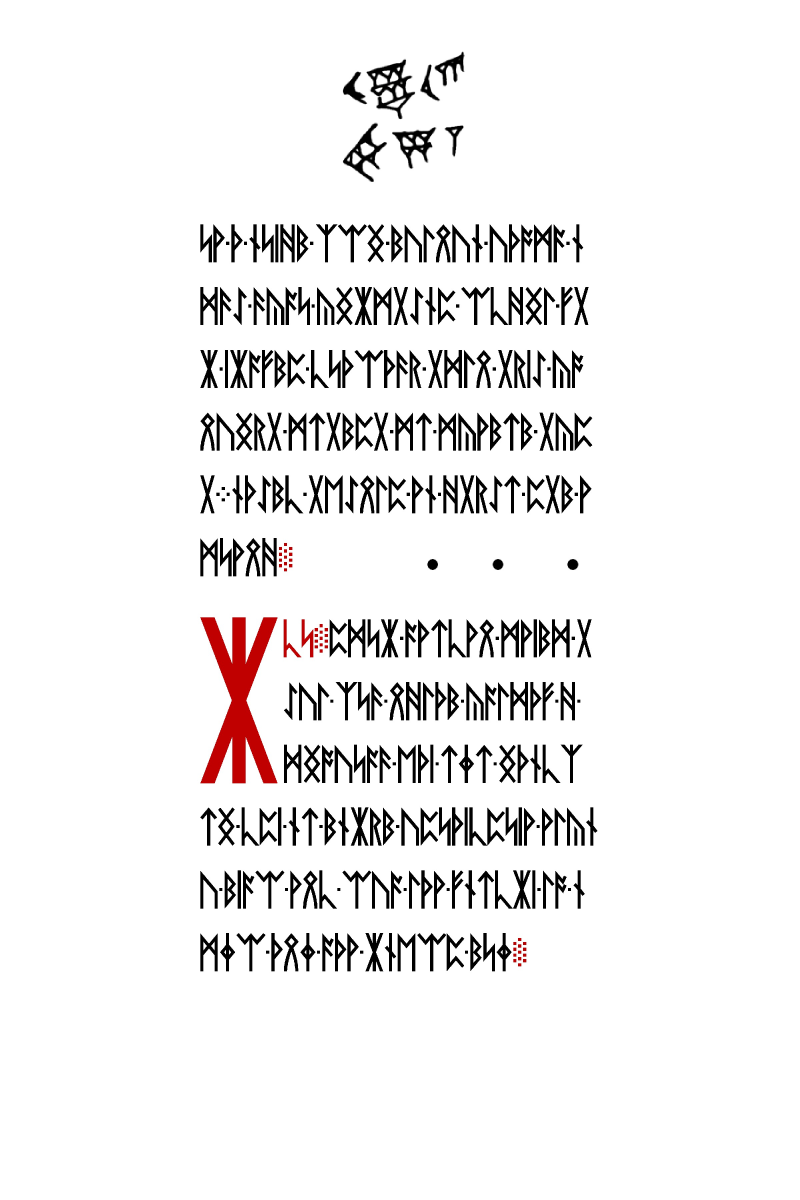
#> input picture 04/39.jpg, 2400 x 3600 px (shown at 1/3 size)
$ python lp2_masquerade_p22_ray_gate_sft.py ../04/39.jpg
#> lines starting #> are read from the running program, lines starting #| are printed output that depends on the picture; after the words box and inside, x2 and y2 are one past the last pixel; in counts of white or black regions, pixels touching at a corner belong together
"""Run: python lp2_masquerade_p22_ray_gate_sft.py path/to/39.jpg"""
import json
import sys
from fractions import Fraction
from itertools import product
from PIL import Image

EYE = ((2120, 2399), (3200, 3500))
DIGITS = {"hand": ((650, 1750), (3100, 3550)),
          "foot": ((0, 300), (3100, 3550))}


def bounds(eye, digit, target_x):
    # x is left of every possible eye; digit is left of every possible eye.
    assert eye[0][0] > max(digit[0][1], target_x[1])
    # Each variable is monotone with the others fixed (linear-fractional
    # with positive denominator), so extrema are at the box corners.
    ys = [Fraction(ey) + (dy - ey) * Fraction(ex - x, ex - dx)
          for ex, ey, dx, dy, x in product(*eye, *digit, target_x)]
    return min(ys), max(ys)


def run(path):
#> called with path = '../04/39.jpg'
    with Image.open(path) as image:
#> image is the input picture: PIL image 2400x3600 RGB; mean R, G, B 240.1, 238.8, 238.8
        assert image.size == (2400, 3600)
        top = image.convert("L").crop((0, 0, 2400, 2100))
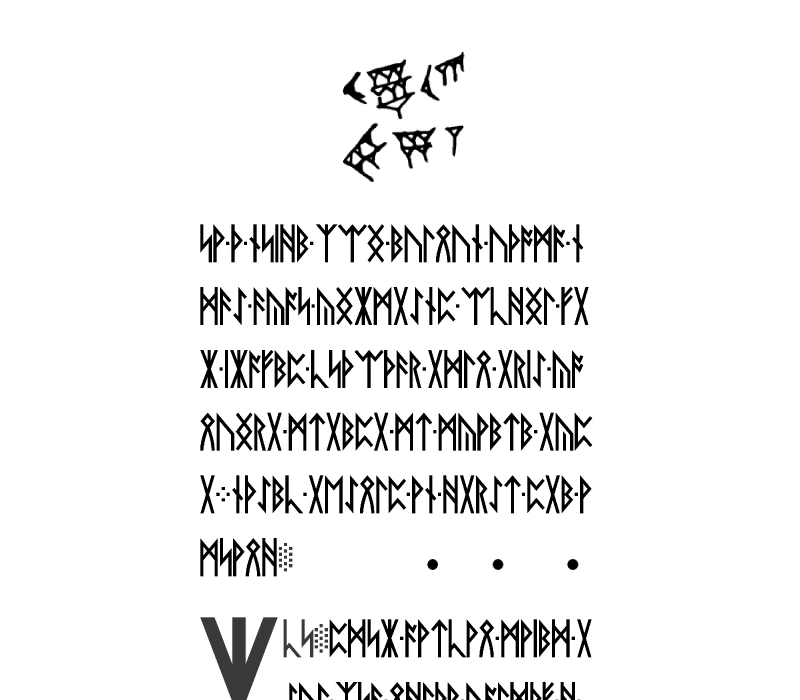
#> top: PIL image 2400x2100 L (shown at 1/3 size); min 0, max 255, mean 237.6
    mask = top.point(lambda v: 255 if v < 160 else 0)
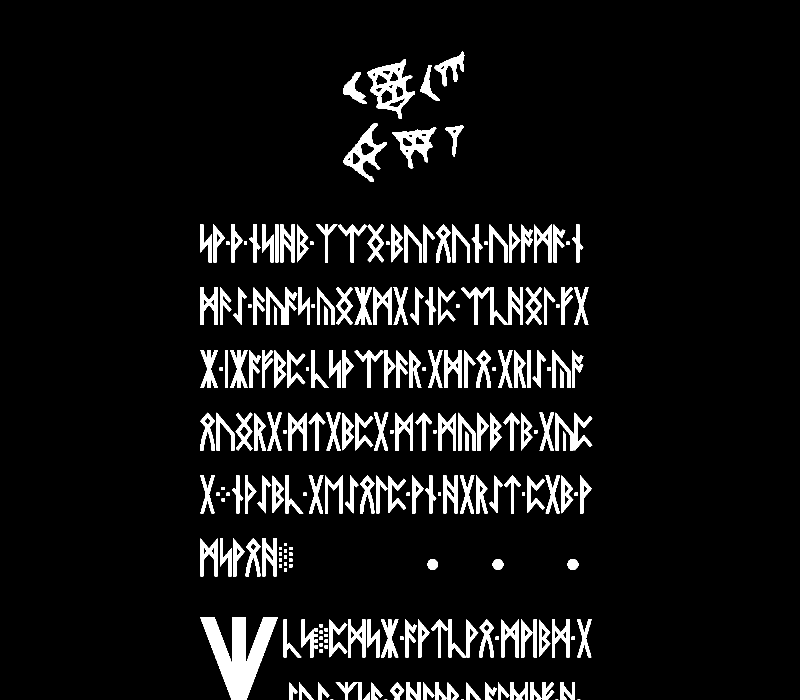
#> mask: PIL image 2400x2100 L (shown at 1/3 size); 7% white; 239 white regions (10 under 20 px), largest, box (x1, y1, x2, y2) and area: (601, 1852, 833, 2100) 26786, (1101, 179, 1245, 357) 9148, (1029, 370, 1160, 546) 6474
    x0, y0, x1, y1 = mask.getbbox()
#> x0 = 601; y0 = 155; x1 = 1777; y1 = 2100
    target = ((x0, x1 - 1), (y0, y1 - 1))
#> target = ((601, 1776), (155, 2099))
    out = {"target": target, "dark_pixels": mask.histogram()[255],
           "eye": EYE, "digits": {}}
    for name, digit in DIGITS.items():
        lo, hi = bounds(EYE, digit, target[0])
        out["digits"][name] = {"box": digit, "min_y": str(lo), "max_y": str(hi),
                               "disjoint": lo > target[1][1] or hi < target[1][0]}
#> after the loop, out = 4 items
    # A line from (10,10) through (8,8) crosses (2,2).
    assert bounds(((10, 10), (10, 10)), ((8, 8), (8, 8)), (2, 2)) == (2, 2)
#> (the run stopped early here; a loop or call above may not have finished)

$ run again, with 04/0.jpg copied over 04/39.jpg
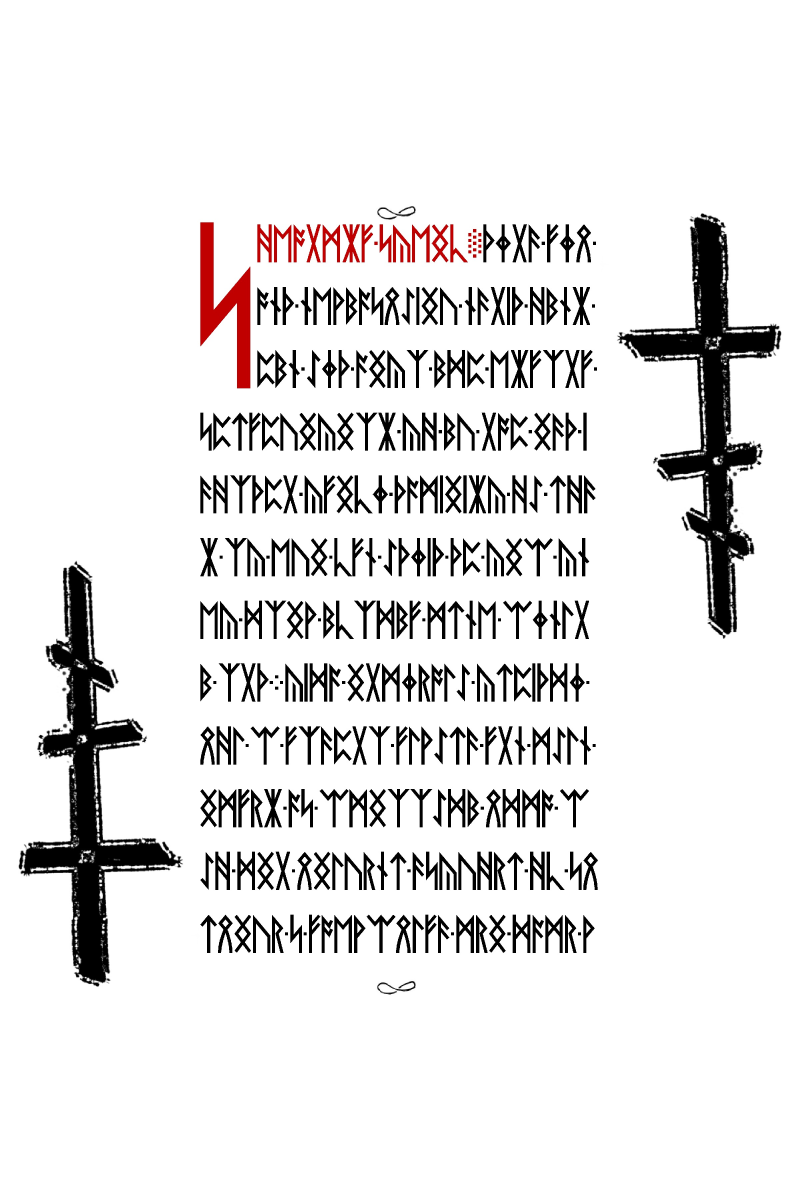
#> input picture 04/0.jpg, 2400 x 3600 px (shown at 1/3 size)
#> in run, image is the input picture: PIL image 2400x3600 RGB; mean R, G, B 230.8, 229.5, 229.5
#> in run, `top = image.convert("L").crop((0, 0, 2400, 2100))`:
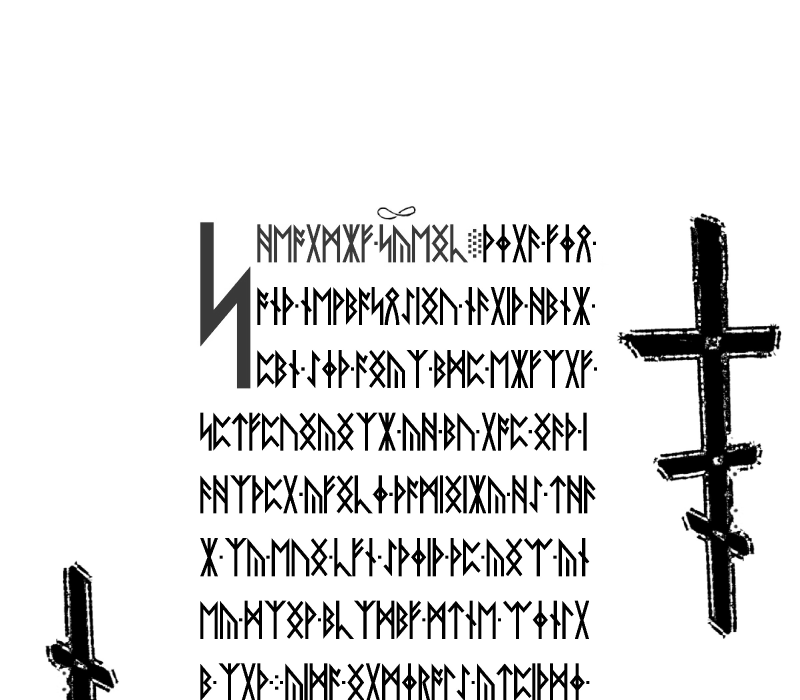
#> top: PIL image 2400x2100 L (shown at 1/3 size); min 0, max 255, mean 227.1
#> in run, `mask = top.point(lambda v: 255 if v < 160 else 0)`:
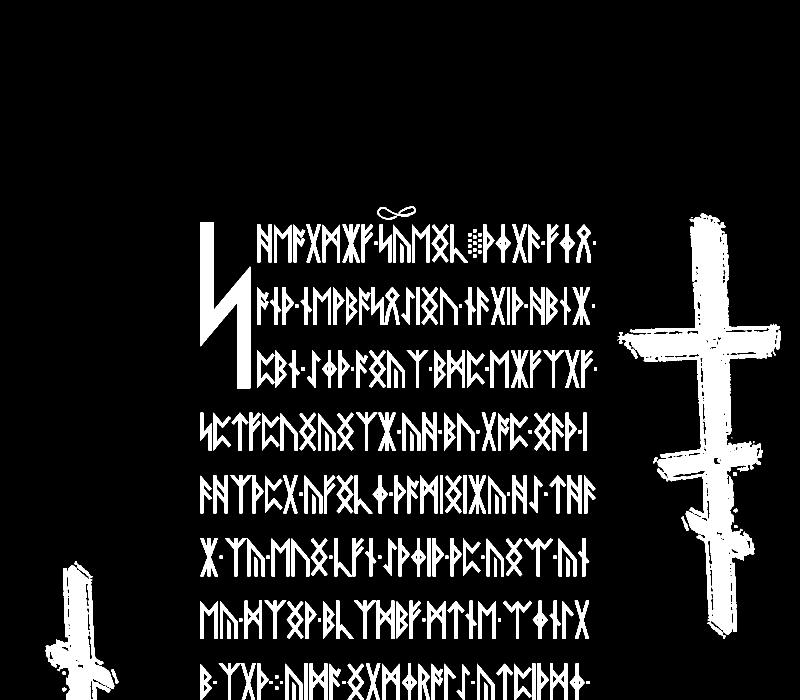
#> mask: PIL image 2400x2100 L (shown at 1/3 size); 11.3% white; 266 white regions (17 under 20 px), largest, box (x1, y1, x2, y2) and area: (1853, 640, 2343, 1916) 157130, (137, 1684, 344, 2100) 36760, (601, 667, 751, 1165) 32003
#> x0 = 137; y0 = 618; x1 = 2343; y1 = 2100
#> target = ((137, 2342), (618, 2099))
#> after the loop in run, `for name, digit in DIGITS.items():`: out = 4 items

$ run again, with 04/1.jpg copied over 04/39.jpg
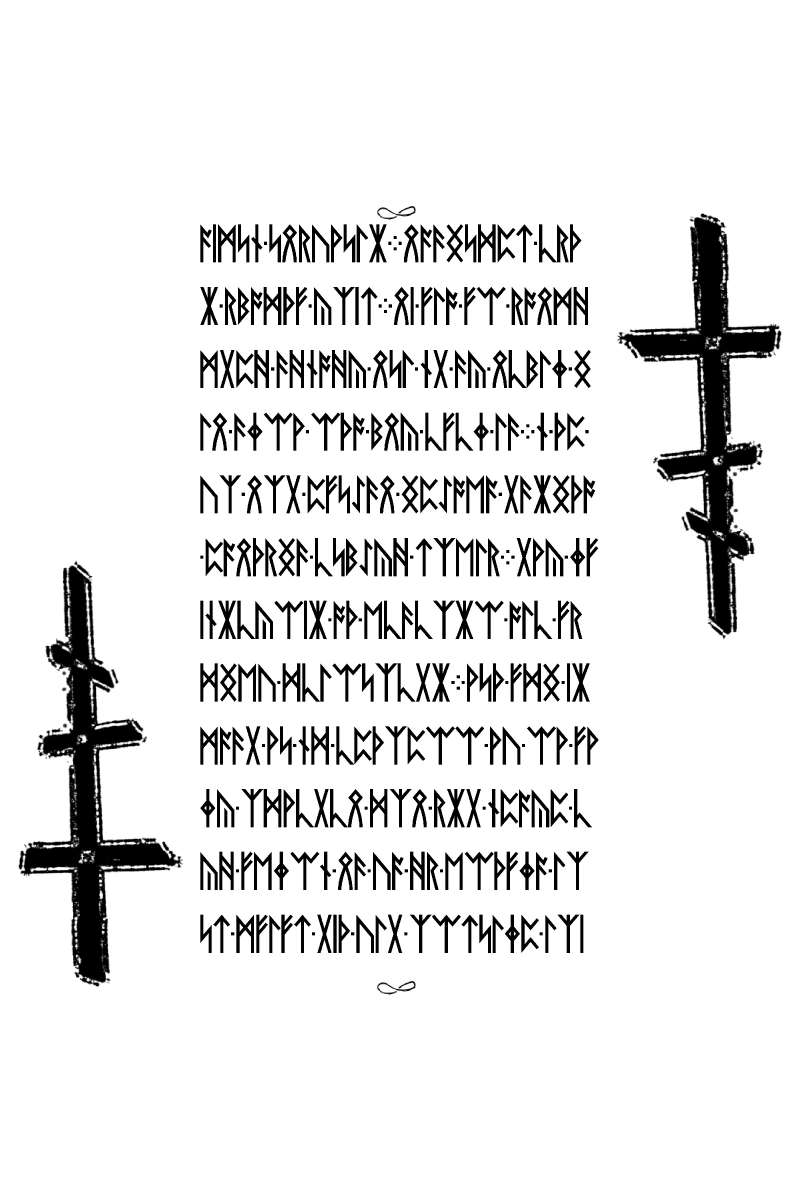
#> input picture 04/1.jpg, 2400 x 3600 px (shown at 1/3 size)
#> in run, image is the input picture: PIL image 2400x3600 RGB; min 0, max 255, mean 230.6
#> in run, `top = image.convert("L").crop((0, 0, 2400, 2100))`:
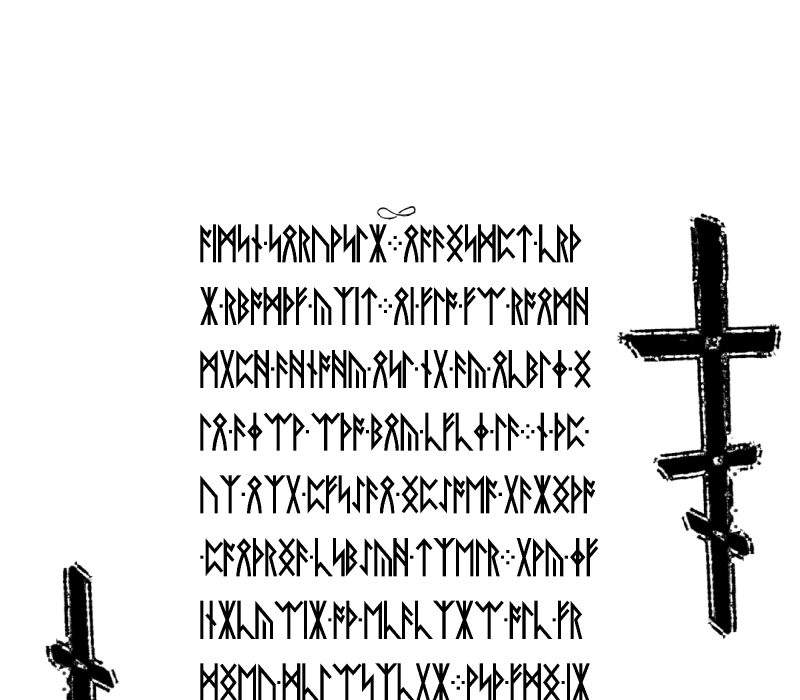
#> top: PIL image 2400x2100 L (shown at 1/3 size); min 0, max 255, mean 227.6
#> in run, `mask = top.point(lambda v: 255 if v < 160 else 0)`:
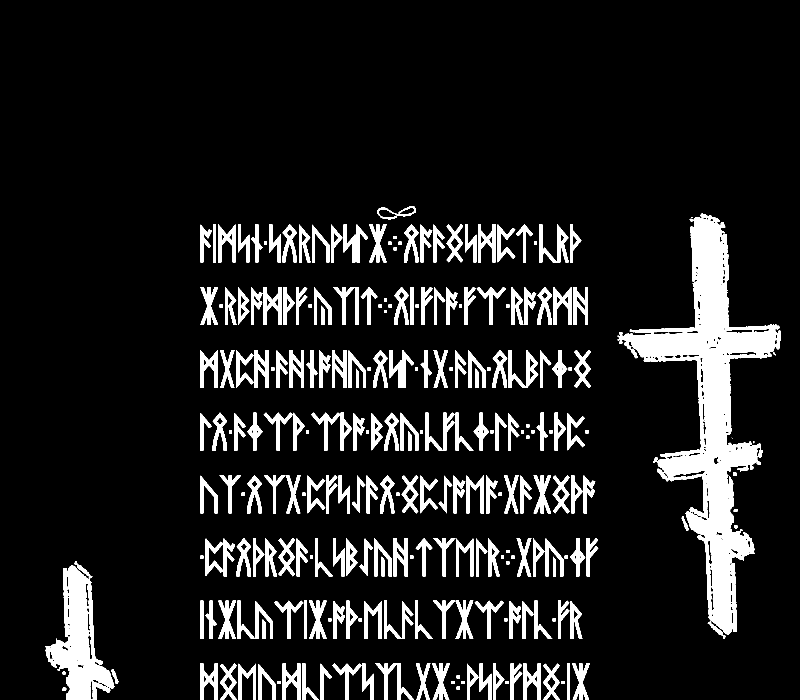
#> mask: PIL image 2400x2100 L (shown at 1/3 size); 10.9% white; 268 white regions (17 under 20 px), largest, box (x1, y1, x2, y2) and area: (1853, 640, 2343, 1916) 157376, (137, 1684, 344, 2100) 36798, (712, 1802, 819, 1917) 3842
#> x0 = 137; y0 = 618; x1 = 2343; y1 = 2100
#> target = ((137, 2342), (618, 2099))
#> after the loop in run, `for name, digit in DIGITS.items():`: out = 4 items

$ run again, with 04/10.jpg copied over 04/39.jpg
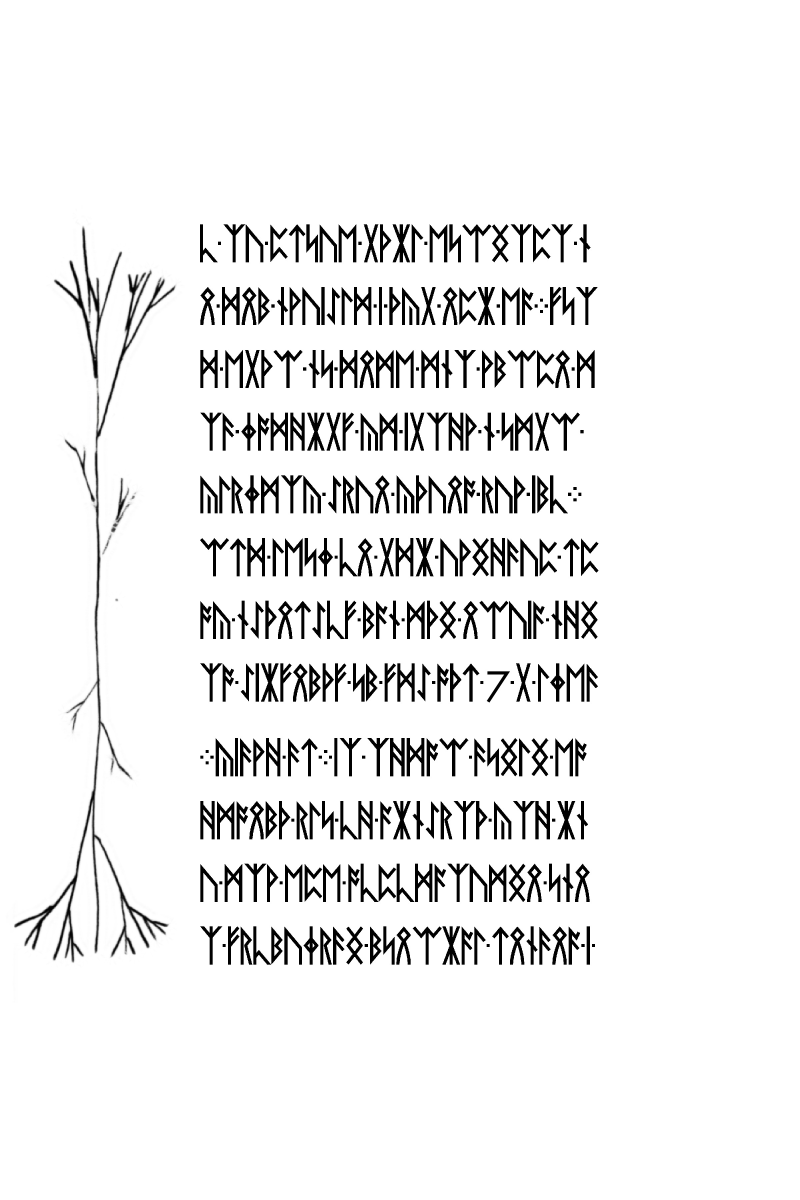
#> input picture 04/10.jpg, 2400 x 3600 px (shown at 1/3 size)
#> in run, image is the input picture: PIL image 2400x3600 RGB; mean R, G, B 238, 238, 238
#> in run, `top = image.convert("L").crop((0, 0, 2400, 2100))`:
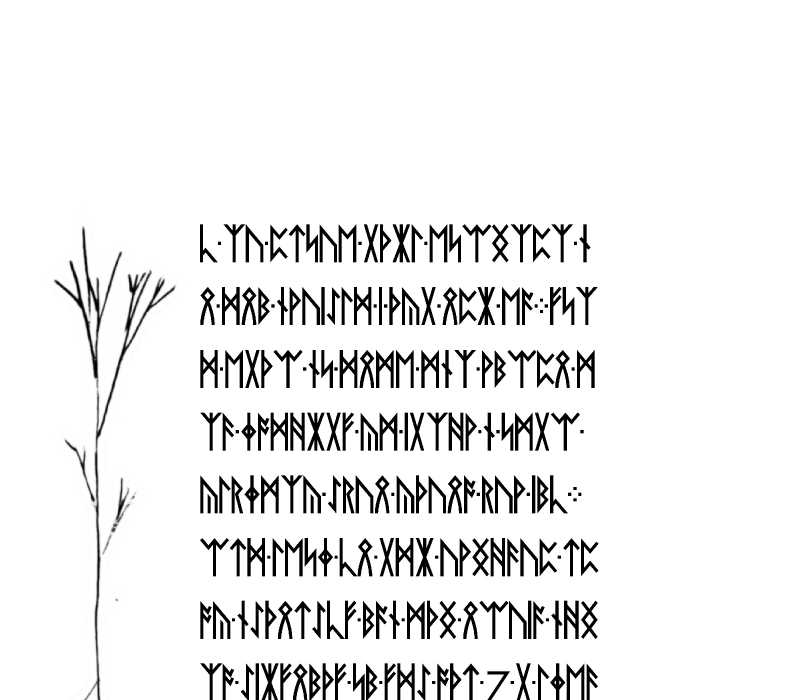
#> top: PIL image 2400x2100 L (shown at 1/3 size); min 0, max 255, mean 236
#> in run, `mask = top.point(lambda v: 255 if v < 160 else 0)`:
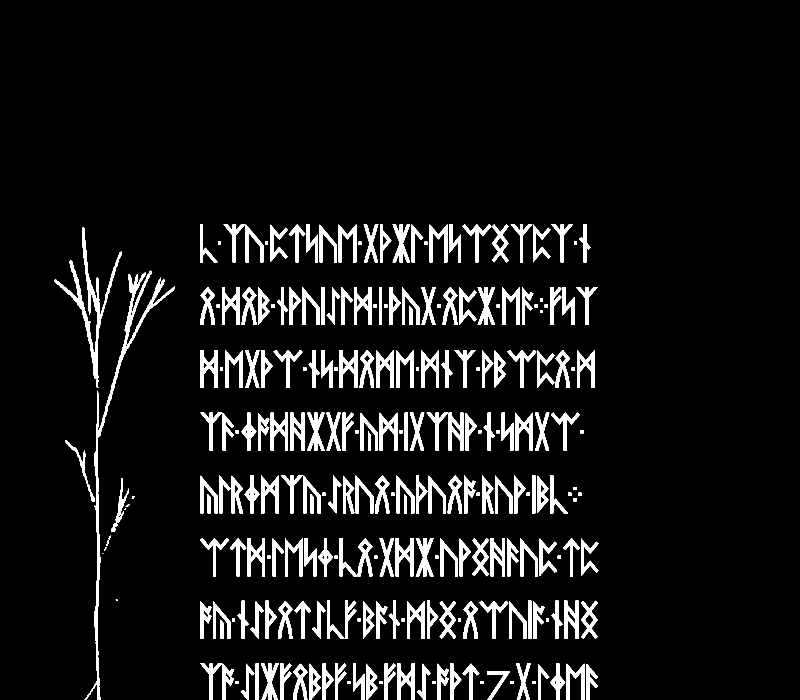
#> mask: PIL image 2400x2100 L (shown at 1/3 size); 7.5% white; 252 white regions (8 under 20 px), largest, box (x1, y1, x2, y2) and area: (253, 812, 525, 2100) 14677, (162, 682, 366, 1164) 10564, (742, 1614, 795, 1729) 3088
#> x0 = 162; y0 = 673; x1 = 1796; y1 = 2100
#> target = ((162, 1795), (673, 2099))
#> after the loop in run, `for name, digit in DIGITS.items():`: out = 4 items
